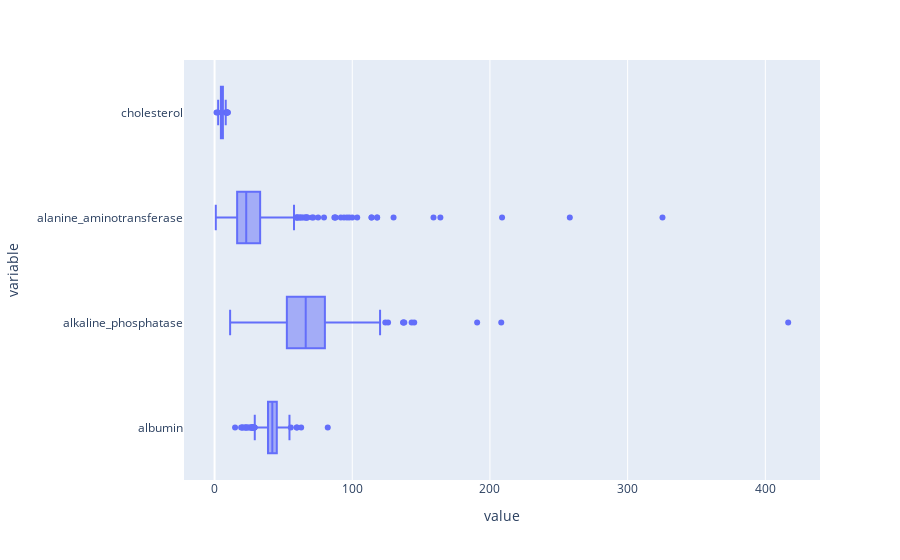

The cell this chart's notebook holds for it:
### Markdown cell above
**CHECKING FOR OUTLIER IN THOSE COLUMNS :**
**albumin | alkaline_phosphatase | alanine_aminotransferase | cholesterol**

### Code cell
import plotly.express as px
px.box(data,x=["albumin","alkaline_phosphatase","alanine_aminotransferase","cholesterol"])
# YEAH ALL 4 COLUMNS CONTAIN OUTLIERS..
# SO I CAN IMPUTE NULL VALUES WITH MEDIAN ...

### Figure 1 — Plotly figure (JSON) as saved in the notebook; plotly's stock layout.template omitted (floating-point values rounded to 4 significant figures; data arrays with more than 128 entries replaced by an {"elided": "..."} marker saying what was removed)
{"data": [{"alignmentgroup": "True", "hovertemplate": "value=%{x}<br>variable=%{y}<extra></extra>", "legendgroup": "", "marker": {"color": "#636efa"}, "name": "", "notched": false, "offsetgroup": "", "orientation": "h", "showlegend": false, "type": "box", "x": {"elided": "2460 float values"}, "x0": " ", "xaxis": "x", "y": {"elided": "2460 str values"}, "y0": " ", "yaxis": "y"}], "layout": {"boxmode": "group", "legend": {"tracegroupgap": 0}, "margin": {"t": 60}, "xaxis": {"anchor": "y", "domain": [0, 1], "title": {"text": "value"}}, "yaxis": {"anchor": "x", "domain": [0, 1], "title": {"text": "variable"}}}}
